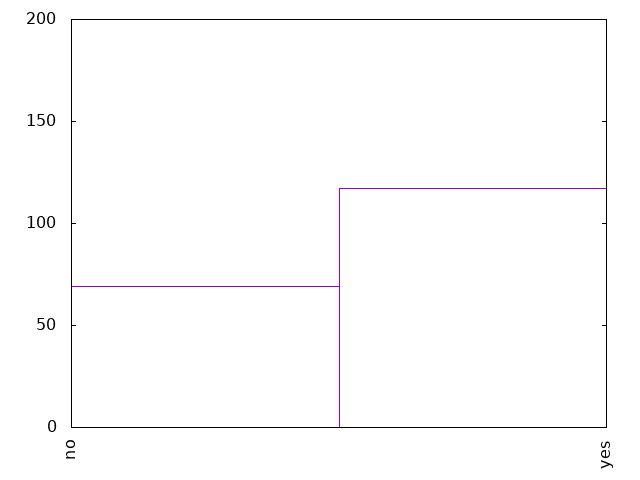

This figure's gnuplot source:
set term png
set out "0-10famsup.png"
set key off
set xtics rotate
set yrange[0:200]

plot '0-10famsup.dat' using 1:xticlabel(2) with boxes
